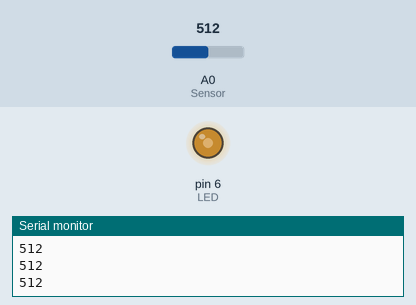
Bench run of a sketch on a simulated Arduino Uno, built with avr-gcc and run on an emulated ATmega328P. Shown: output pins drawn as LEDs (lit = HIGH), the last lines printed to the serial monitor. The inputs (shaded band) are chosen by the test bench; at power-on: A0 (Sensor) = 512.

Above: at 1.2 s.
1.3 s: A0 (Sensor) set to 716
At 2.2 s:
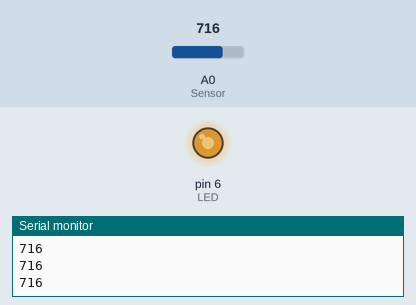
2.8 s: A0 (Sensor) set to 900
At 3.6 s:
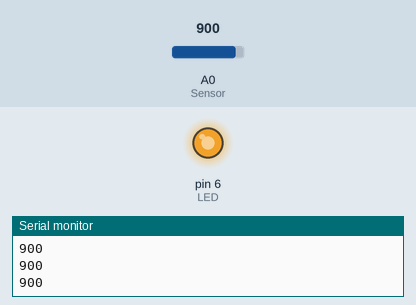
4.3 s: A0 (Sensor) set to 122
At 4.6 s:
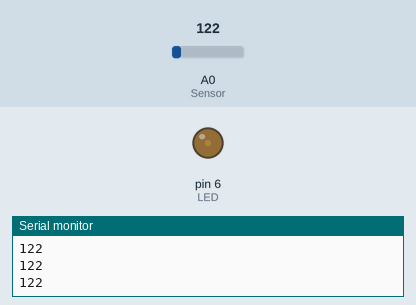
5.8 s: A0 (Sensor) set to 0
At 6.9 s:
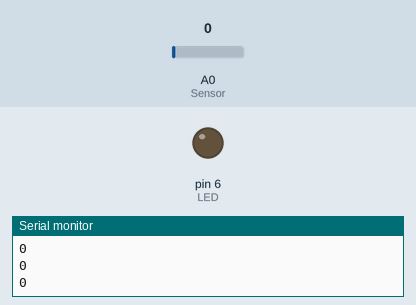
Timing chart, 0 to 8.3 s (numbered marks = the images above; inputs shaded):
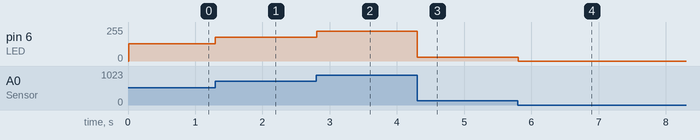

Measured:
- after the input at 1.3 s, pin 6 (LED): 128/255 → 179/255 at once
- after the input at 2.8 s, pin 6 (LED): 179/255 → 225/255 at once
- after the input at 4.3 s, pin 6 (LED): 225/255 → 30/255 at once
- after the input at 5.8 s, pin 6 (LED): 30/255 → 0/255 at once

The sketch:

Encender_LED_con_Potenciometro.ino
```cpp
int Sensor = A0; //Entrada analogica del potenciometro
int LED = 6; //Entrada digital del LED
int Valor;
int brillo;

void setup() {
  pinMode(LED, OUTPUT);
  pinMode(Sensor, INPUT);
  Serial.begin(9600);
}

void loop() {
  Valor = analogRead(Sensor); //Lectura de los valores que da el potenciometro
  Serial.println(Valor);
  delay(10); // Velocidad en la entrada de datos

  brillo = analogRead(Sensor) / 4; //Se dividen los valores para el LED
  analogWrite(LED, brillo);

}
```
